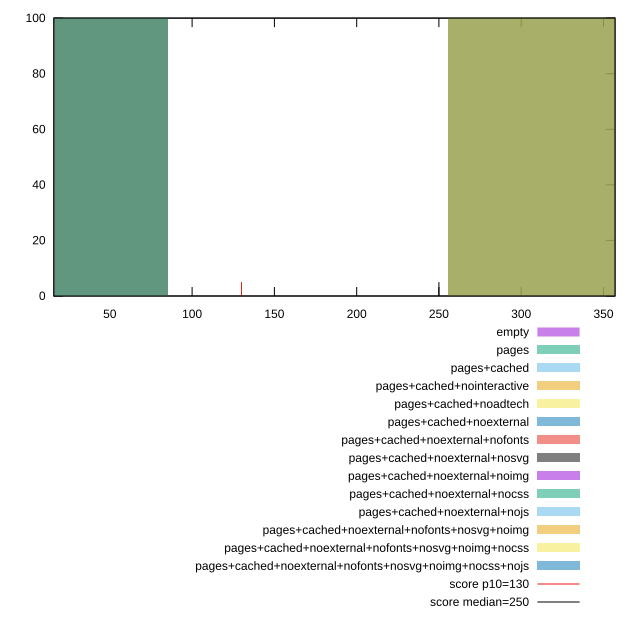

Recreate this plot in gnuplot.
reset
set terminal svg size 640, 620 enhanced background rgb 'white'
set output "report_00007_2020-12-11T15:55:29.892Z/max-potential-fid/comparison/histogram/all_raw.svg"

$empty <<EOF
0 100
EOF

$pages <<EOF
340.4455752159077 100
EOF

$pagesCached <<EOF
340.4455752159077 100
EOF

$pagesCachedNointeractive <<EOF
340.4455752159077 100
EOF

$pagesCachedNoadtech <<EOF
0 100
EOF

$pagesCachedNoexternal <<EOF
0 100
EOF

$pagesCachedNoexternalNofonts <<EOF
0 100
EOF

$pagesCachedNoexternalNosvg <<EOF
0 100
EOF

$pagesCachedNoexternalNoimg <<EOF
0 100
EOF

$pagesCachedNoexternalNocss <<EOF
0 100
EOF

$pagesCachedNoexternalNojs <<EOF
0 100
EOF

$pagesCachedNoexternalNofontsNosvgNoimg <<EOF
0 100
EOF

$pagesCachedNoexternalNofontsNosvgNoimgNocss <<EOF
0 100
EOF

$pagesCachedNoexternalNofontsNosvgNoimgNocssNojs <<EOF
0 100
EOF

set key outside below
set boxwidth 170.22278760795385
set yrange [0:100]
set style fill transparent solid 0.5 noborder

plot \
  $empty title "empty" with boxes, \
  $pages title "pages" with boxes, \
  $pagesCached title "pages+cached" with boxes, \
  $pagesCachedNointeractive title "pages+cached+nointeractive" with boxes, \
  $pagesCachedNoadtech title "pages+cached+noadtech" with boxes, \
  $pagesCachedNoexternal title "pages+cached+noexternal" with boxes, \
  $pagesCachedNoexternalNofonts title "pages+cached+noexternal+nofonts" with boxes, \
  $pagesCachedNoexternalNosvg title "pages+cached+noexternal+nosvg" with boxes, \
  $pagesCachedNoexternalNoimg title "pages+cached+noexternal+noimg" with boxes, \
  $pagesCachedNoexternalNocss title "pages+cached+noexternal+nocss" with boxes, \
  $pagesCachedNoexternalNojs title "pages+cached+noexternal+nojs" with boxes, \
  $pagesCachedNoexternalNofontsNosvgNoimg title "pages+cached+noexternal+nofonts+nosvg+noimg" with boxes, \
  $pagesCachedNoexternalNofontsNosvgNoimgNocss title "pages+cached+noexternal+nofonts+nosvg+noimg+nocss" with boxes, \
  $pagesCachedNoexternalNofontsNosvgNoimgNocssNojs title "pages+cached+noexternal+nofonts+nosvg+noimg+nocss+nojs" with boxes, \


reset
